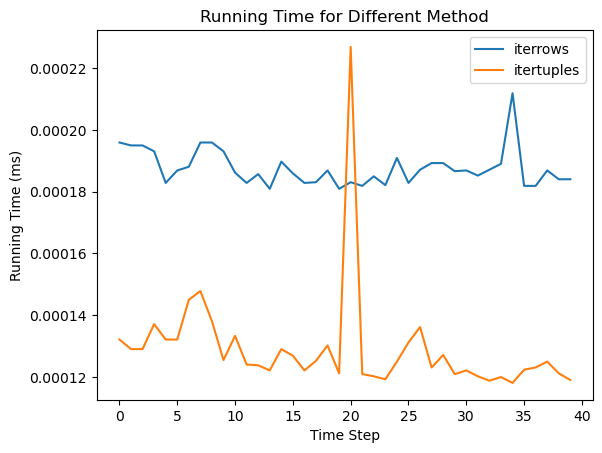

Recreate this plot in Python.
import numpy as np
from pyevtk.hl import gridToVTK
from time import time
import matplotlib.pylab as plt
import pandas as pd

def readfile(Nx, Ny, Nz,step):
    filename = 'grainvol%d.txt' % step
    grainvol = np.zeros((Nx, Ny, Nz))
    df = pd.read_csv(filename, sep=" ")
    df.set_index(['x', 'y','z'], inplace=True)
    
    t0 = time()
    for row in df_1.iterrows():
        grainvol[int(row[0][0]), int(row[0][1]), int(row[0][2])] = row[1]
    t1 = time()
    time_cost_iterrows = t1 - t0
    
    t2 = time()
    for row in df_1.itertuples():
        grainvol[row[0][0], row[0][1], row[0][2]] = row[1]
    t3 = time()
    time_cost_itertuples = t3 - t2
    
    
    return grainvol, time_cost_iterrows, time_cost_itertuples

Nx = 64; Ny = 64; Nz = 64
Nstep = 800; Noutput = 20

times_list_iterrows = []
times_list_itertuples = []

for i in range(20, Nstep + Noutput, Noutput):
    grainvol = readfile(Nx, Ny, Nz, i)[0]
    time_cost_iterrows = readfile(Nx, Ny, Nz, i)[1]
    time_cost_itertuples = readfile(Nx, Ny, Nz, i)[2]
    
    times_list_iterrows.append(time_cost_iterrows)
    times_list_itertuples.append(time_cost_itertuples)


plt.plot(times_list_iterrows, label = 'iterrows')
plt.plot(times_list_itertuples, label = 'itertuples')

plt.title("Running Time for Different Method")
plt.xlabel("Time Step")
plt.ylabel("Running Time (ms)")
plt.legend(loc = "upper right")
plt.show()
